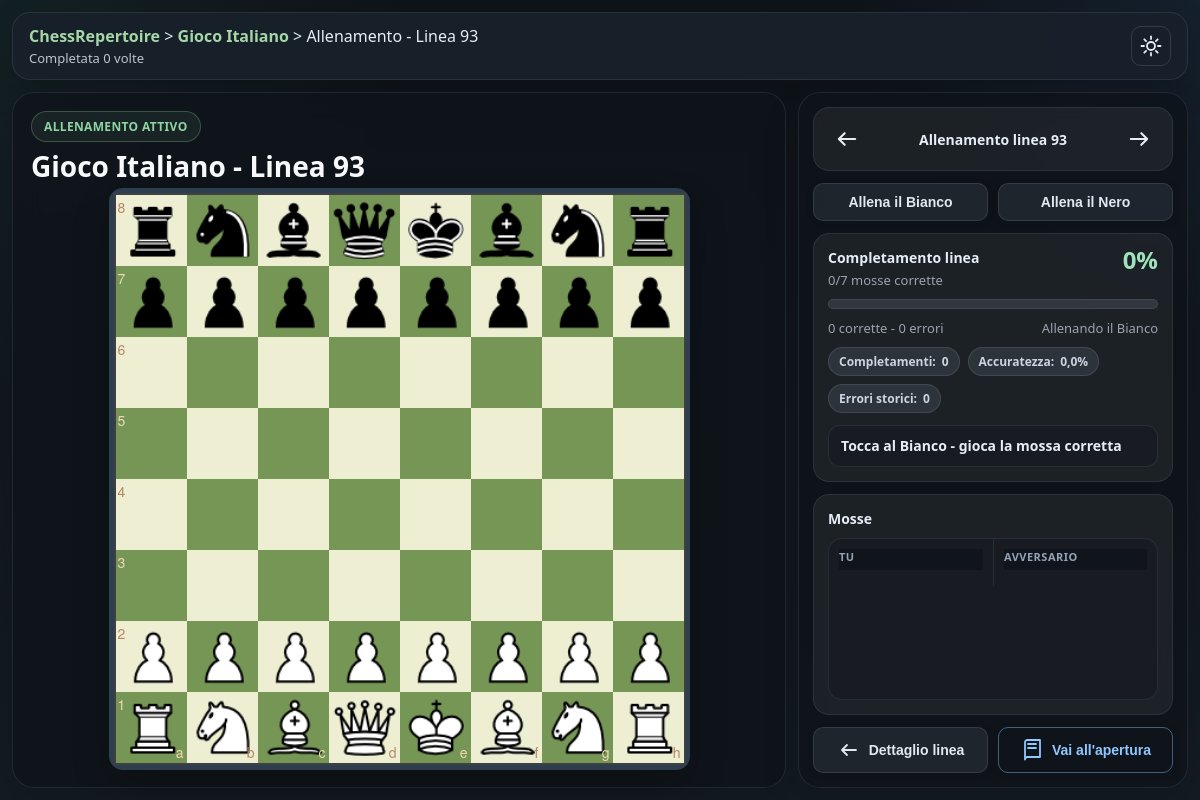
Before: /opening/10/line/93/train/ with the older database file.
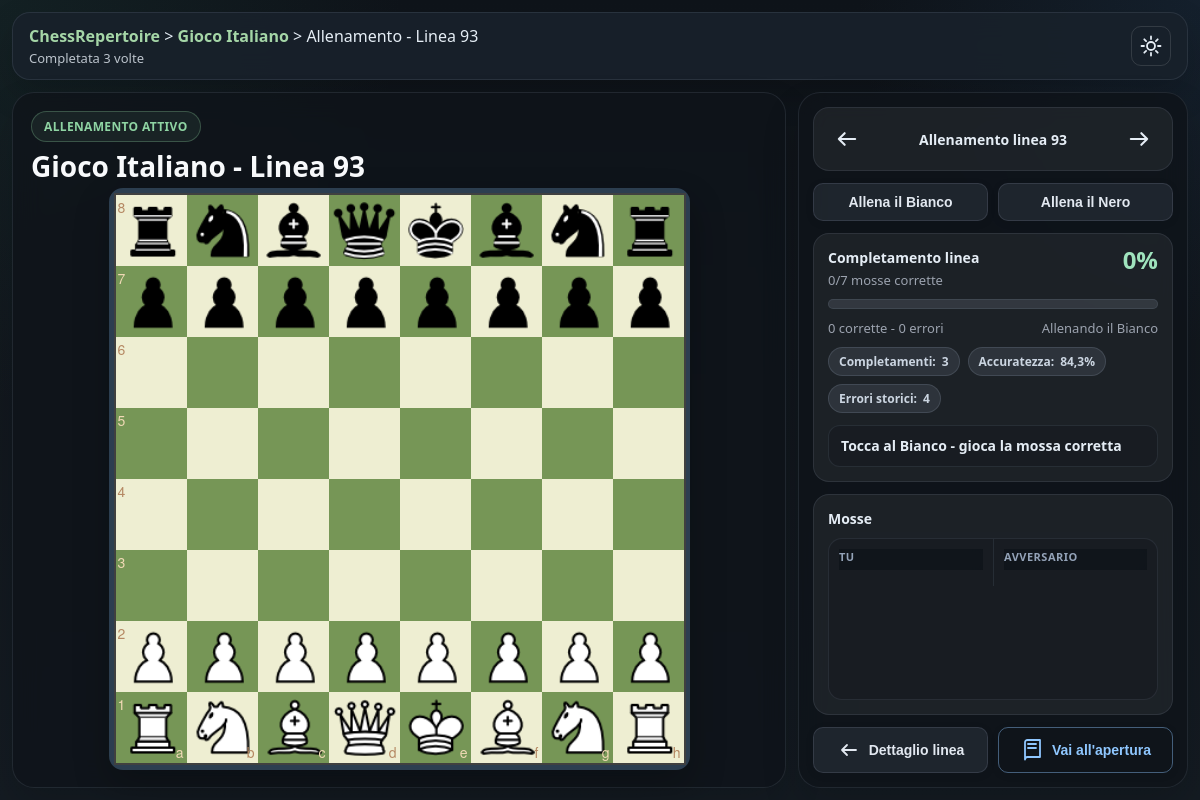
After: the same page with the newer database file.
### repertoire/models.py (models this page shows, shortened)
class ReviewFieldsMixin(models.Model):
    completamenti = models.PositiveIntegerField(default=0)
    last_reviewed = models.DateTimeField(blank=True, null=True)
    due_at = models.DateTimeField(blank=True, null=True)
    review_attempts = models.PositiveIntegerField(default=0)
    mistakes = models.PositiveIntegerField(default=0)
    accuracy = models.FloatField(default=0)
    class Meta:
        abstract = True

class OpeningLine(ReviewFieldsMixin, models.Model):
    root = models.ForeignKey("OpeningRoot", on_delete=models.CASCADE, related_name="linee")
    numero = models.PositiveIntegerField(default=0, null=True, blank=True)
    titolo = models.CharField(max_length=200, blank=True, null=True)
    pgn = models.TextField()
    note = models.TextField(blank=True, null=True)
    flipped = models.BooleanField(default=False)
    difficolta = models.CharField(max_length=20, choices=DIFFICOLTA_CHOICES, default="media", blank=True)
    parent = models.ForeignKey(
        "self",
        null=True,
        blank=True,
        on_delete=models.SET_NULL,
        related_name="varianti",
    )
    class Meta:
        ordering = ["numero"]

class OpeningRoot(models.Model):
    nome = models.CharField(max_length=100, unique=True)
    moves = models.CharField(max_length=50, blank=True, null=True)
    descrizione = models.TextField(blank=True, null=True)
    difesa = models.BooleanField(default=False)
    class Meta:
        ordering = ["nome"]

### repertoire/views.py (the view)
# urls.py: path("opening/<int:root_id>/line/<int:numero>/train/", views.line_training, name="line_training"),
def line_training(request, root_id, numero):
    line = get_object_or_404(OpeningLine, root_id=root_id, numero=numero)
    prev_line = OpeningLine.objects.filter(root_id=root_id, numero__lt=numero).order_by("-numero").first()
    next_line = OpeningLine.objects.filter(root_id=root_id, numero__gt=numero).order_by("numero").first()
    return render(
        request,
        "repertoire/line_training.html",
        {
            "line": line,
            "prev_line": prev_line,
            "next_line": next_line,
            "training_event_url": reverse("line_training_event", args=[root_id, numero]),
        },
    )

### repertoire/templates/repertoire/line_training.html (shortened to what the changed rows need)
{% load static %}
<!DOCTYPE html>
<html lang="it">
<head>
<link rel="stylesheet" href="{% static 'vendor/chessboardjs/chessboard-1.0.0.min.css' %}">
</head>
<body class="training-page">
<div class="page-shell">
  <header class="header-bar">
    <div style="display:flex;align-items:center;justify-content:space-between;flex-wrap:wrap;gap:8px;">
      <div class="breadcrumb-header">
        <a href="{% url 'opening_list' %}">ChessRepertoire</a> &gt;
        <a href="{% url 'opening_detail' line.root.id %}">{{ line.root.nome }}</a> &gt;
        <span>Allenamento - Linea {{ line.numero }}</span>
        <p id="comp-count" style="margin:2px 0 0;font-size:13px;opacity:0.8;">Completata {{ line.completamenti }} volte</p>
      </div>
    </div>
  </header>
  <div class="container">
    <section class="panel board-stage">
      <div class="board-stage-head">
        <div class="board-stage-label">Allenamento attivo</div>
        <h1 class="board-stage-title">{{ line.root.nome }} - Linea {{ line.numero }}</h1>
      </div>
    </section>
    <aside class="panel sidebar">
      <div class="nav-arrows">
        {% if prev_line %}
          <span class="arrow" onclick="window.location.href='{% url 'line_training' line.root.id prev_line.numero %}'"><svg class="ui-icon" aria-hidden="true"><use href="#icon-arrow-left"></use></svg></span>
        {% else %}
          <span class="arrow disabled"><svg class="ui-icon" aria-hidden="true"><use href="#icon-arrow-left"></use></svg></span>
        {% endif %}
        <span class="nav-label">Allenamento linea {{ line.numero }}</span>
        {% if next_line %}
          <span class="arrow" onclick="window.location.href='{% url 'line_training' line.root.id next_line.numero %}'"><svg class="ui-icon" aria-hidden="true"><use href="#icon-arrow-right"></use></svg></span>
        {% else %}
          <span class="arrow disabled"><svg class="ui-icon" aria-hidden="true"><use href="#icon-arrow-right"></use></svg></span>
        {% endif %}
      </div>
      <div id="progressPanel" class="progress-panel">
        <div class="progress-pills">
          <span class="progress-pill">Completamenti: <strong id="comp-count-inline" style="margin-left:6px;">{{ line.completamenti }}</strong></span>
          <span class="progress-pill">Accuratezza: <strong id="lineAccuracy" style="margin-left:6px;">{{ line.accuracy|floatformat:1 }}%</strong></span>
          <span class="progress-pill">Errori storici: <strong id="lineMistakes" style="margin-left:6px;">{{ line.mistakes }}</strong></span>
        </div>
      </div>
    </aside>
  </div>
</div>
</body>
</html>

Changed rows visible on the page:
changed OpeningLine "Gioco Italiano": completamenti "0" → "3"; accuracy "0,0" → "84,3"; mistakes "0" → "4"
